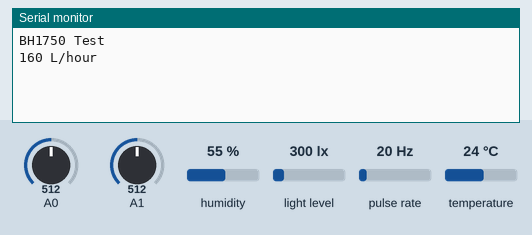
A sketch run on a simulated Arduino Uno, built with avr-gcc and run on an emulated ATmega328P. Parts: the last lines printed to the serial monitor. Wiring (inferred from the names in the program): pulse sensor: data pin 2. The test bench sets the inputs (shaded band); at power-on: pulse rate 20 Hz, A0 = 512, A1 = 512, humidity 55 %, light level 300 lx, temperature 24 °C.

Above: at 2.7 s.
2.8 s: pulse rate (sensor on pin 2) set to 4 Hz
At 4.1 s:
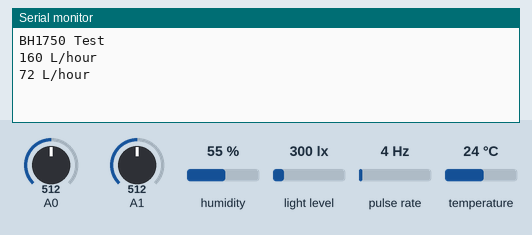
4.3 s: pulse rate (sensor on pin 2) set to 50 Hz
At 5.4 s:
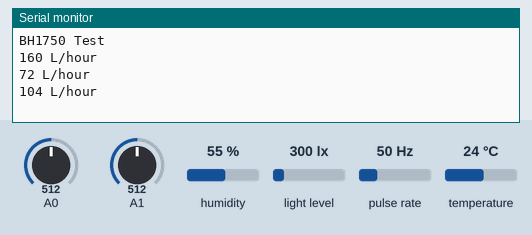
Timing chart, 0 to 7.3 s (numbered marks = the images above; inputs shaded):
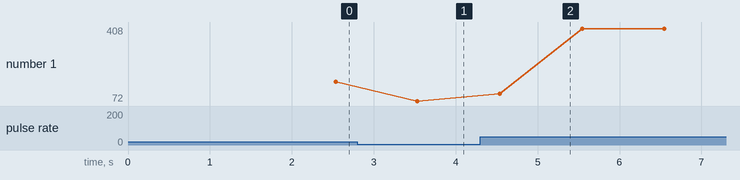

The sketch:

cayenne.ino
```cpp
// (licence header left out)
#include "DHT.h"
//#define CAYENNE_DEBUG         // Uncomment to show debug messages
#define CAYENNE_PRINT Serial  // Comment this out to disable prints and save space
#include <CayenneEthernet.h>

#include <Wire.h>
#include <BH1750.h>
BH1750 lightMeter;

#define DHTPIN 3     // DHT pin
#define DHTTYPE DHT22   // DHT 22  (AM2302), AM2321

#define VIRT_TEMP V1
#define VIRT_HUM V2
#define VIRT_DAT1 V3
#define VIRT_DAT2 V4
#define VIRT_CDAS V5
#define VIRT_LL V6

//Token connect Cayenne.
char token[] = "bfcjant0at";

DHT dht(DHTPIN, DHTTYPE);
unsigned long prev_DHT_refresh, interval_DHT_refresh = 1000;

//Flow sensor
volatile int flow_frequency; // Measures flow sensor pulses
unsigned int l_hour;
unsigned char flowsensor = 2;
unsigned long currentTime;
unsigned long cloopTime;
void flow () // Interrupt function
{
   flow_frequency++;
}
void setup()
{
  Serial.begin(9600);
  Cayenne.begin(token);

  dht.begin();
  //Soil moisture sensor pins

  pinMode(A0, INPUT);
  pinMode(A1, INPUT);

  lightMeter.begin();
  Serial.println(F("BH1750 Test"));

   pinMode(flowsensor, INPUT);
   digitalWrite(flowsensor, HIGH); // Optional Internal Pull-Up
   Serial.begin(9600);
   attachInterrupt(0, flow, RISING); // Setup Interrupt
   sei(); // Enable interrupts
   currentTime = millis();
   cloopTime = currentTime;
}

void loop()
{
  Cayenne.run();

  getDhtValues();

}

void getDhtValues() {
    unsigned long now = millis();

  if (now - prev_DHT_refresh > interval_DHT_refresh) {
    float h = dht.readHumidity();
    // Temperature
    float t = dht.readTemperature();
    //Soil moisture
    float value1 = analogRead(A0);
    float k1=map(value1,0,1023,100,0);
    float value2 = analogRead(A1);
    float k2=map(value2,0,1023,100,0);
    //Đọc CDAS
    uint16_t lux = lightMeter.readLightLevel();

    currentTime = millis();// Every second, calculate and print litres/hour
   if(currentTime >= (cloopTime + 1000))
   {
      cloopTime = currentTime; // Updates cloopTime
      // Pulse frequency (Hz) = 7.5Q, Q is flow rate in L/min.
      l_hour = (flow_frequency * 60 / 7.5); // (Pulse frequency x 60 min) / 7.5Q = flowrate in L/hour
      flow_frequency = 0; // Reset Counter
      Serial.print(l_hour, DEC); // Print litres/hour
      Serial.println(" L/hour");
   }
    // Check if any reads failed
    if (!isnan(h) && !isnan(t)) {
      Cayenne.virtualWrite(VIRT_HUM, h);
      Cayenne.celsiusWrite(VIRT_TEMP, t);
      Cayenne.virtualWrite(VIRT_DAT1, k1);
      Cayenne.virtualWrite(VIRT_DAT2, k2);
      Cayenne.virtualWrite(VIRT_CDAS, lux);
       Cayenne.virtualWrite(VIRT_LL, l_hour);
    }
    prev_DHT_refresh = now;
  }
}
```

Measured:
- after the input at 2.8 s, the serial monitor: prints a new line after 0.73 s (image 1)
- after the input at 4.3 s, the serial monitor: prints a new line after 0.24 s (image 2)
- plotted number 1: 160 → 72 after the input at 2.8 s, 72 → 400 after the input at 4.3 s
